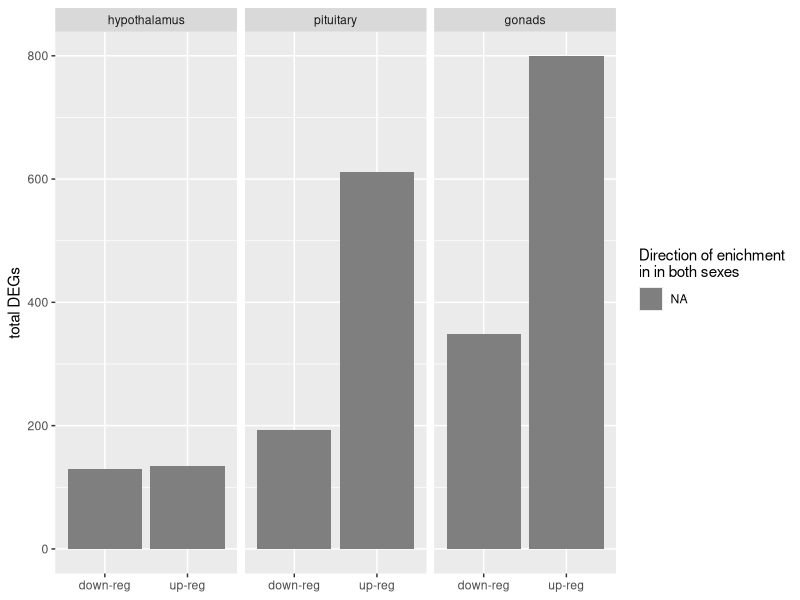
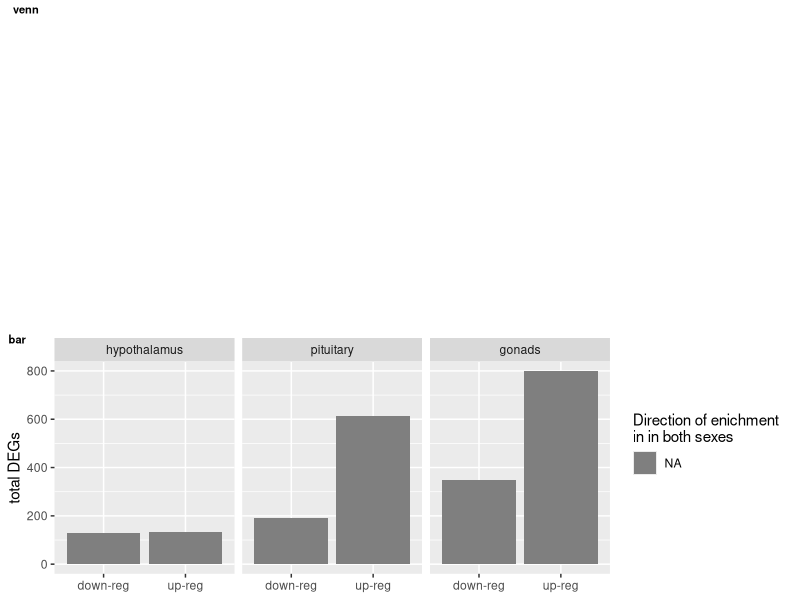

Reproduce these figures in R, in order.
## ---- chunk 1
library(ggplot2)
library(dplyr)
library(cowplot)
#library(ggrepel)

knitr::opts_chunk$set(fig.path = './', echo = T, message = F)
## ---- chunk 2
venn <- read.csv("venn.csv")

venn$tissue <- factor(venn$tissue, levels = c("hyp", "pit", "gon"))
venn$sex <- factor(venn$sex, levels = c("female", "both", "male"))
levels(venn$direction) <-  c("down", "up")
levels(venn$tissue) <-  c("hypothalamus", "pituitary", "gonads")


venn$directionsex <- as.factor(paste(venn$direction, venn$sex, sep = "\n"))
venn$directionsex <- factor(venn$directionsex, levels = c(
                                                          "up\nfemale", 
                                                          
                                                          "up\nmale",
                                                          "up\nboth",
                                                          "down\nfemale",
                                                         
                                                          "down\nmale",
                                                            "down\nboth"))

mycolors <- c("down\nboth" = "#838383",
                "down\nfemale" = "#19A400", 
                 "down\nmale"  = "#516DFF",
                 "up\nboth"  = "#D9D9D9",
                 "up\nfemale"  = "#7EDC00",
                 "up\nmale" = "#8AC5F9")  

p2 <- ggplot(data=venn, aes(x=direction, y = count,  fill = reorder(directionsex, desc(directionsex)))) + 
  geom_bar(stat="identity") +
  labs(y = "total DEGs", x = NULL) +
  scale_fill_manual(values = mycolors,
                    name="Direction of enichment\nin in both sexes") +
  #geom_text_repel(position = "stack", aes(x=direction, y = count,  label = count ))
  facet_wrap(~tissue) +
  guides(fill = guide_legend(nrow = 3)) 
p2
## ---- chunk 3
p1 <- ggdraw() + draw_image("venn-original.png")
plot_grid(p1, p2, nrow = 2, rel_heights =  c(.55, 0.45),
          labels = c("venn", "bar"), label_size = 8)
